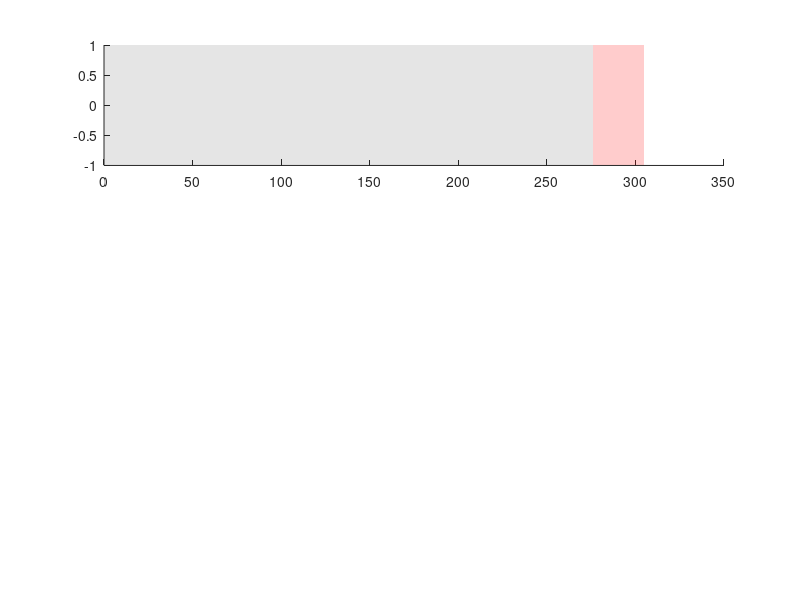

Reproduce this figure in MATLAB. (Note: this script raises an error after producing the figure.)
close all
clc

% Parameters
A = 0.99; B = 0.013; Af = 0.92; Bf = 0.03; As = 0.996; Bs = 0.004;

% Trial configuration
null = 25;
learn = 250;

Null = zeros(1, null);
Learn = ones(1, learn);
unlearn = -ones(1, 50);

F1 = [Null Learn unlearn Learn];

% Single state model
x_s = zeros(size(F1));
for n = 1:length(F1)-1
    x_s(n+1) = A * x_s(n) + B * (F1(n) - x_s(n));
end

% Gain specific model
x1_g = zeros(size(F1));
x2_g = zeros(size(F1));
x_g = zeros(size(F1));
for n = 1:length(F1)-1
    x1_g(n+1) = min(0, A * x1_g(n) + B * (F1(n) - x_g(n)));
    x2_g(n+1) = max(0, A * x2_g(n) + B * (F1(n) - x_g(n)));
    x_g(n+1) = x1_g(n+1) + x2_g(n+1);
end

% Multi-rate model
x1_m = zeros(size(F1));
x2_m = zeros(size(F1));
x_m = zeros(size(F1));
for n = 1:length(F1)-1
    x1_m(n+1) = Af * x1_m(n) + Bf * (F1(n) - x_m(n));
    x2_m(n+1) = As * x2_m(n) + Bs * (F1(n) - x_m(n));
    x_m(n+1) = x1_m(n+1) + x2_m(n+1);
end

% Plot the state over time for each model
figure;
subplot(3,1,1)
N = 276;
patch([0 N N 0], [-1 -1 1 1], [0 0 0], 'FaceAlpha', 0.1, 'edgecolor',...
    'none', 'handlevisibility', 'off')
hold on;
patch([N N+29 N+29 N], [-1 -1 1 1], [1 0 0], 'FaceAlpha', 0.2, 'edgecolor', 'none'...
    , 'handlevisibility', 'off')
patch([N+nd_s 2*N 2*N N+nd_s], [-1 -1 1 1], [0 0 0], 'FaceAlpha', 0.1, 'edgecolor', 'none'...
    , 'handlevisibility', 'off')
plot(F1, 'b', 'linewidth', 1);
hold on;
plot(x_s, 'r', 'linewidth', 1);
xlabel('Time');
ylabel('State');
title('Single State Model');
legend('Input', 'State');

subplot(3,1,2)
plot(F1, 'b', 'linewidth', 1);
hold on;
plot(x_g, 'r', 'linewidth', 1);
xlabel('Time');
ylabel('State');
title('Gain Specific Model');
legend('Input', 'State');

subplot(3,1,3)
plot(F1, 'b', 'linewidth', 1);
hold on;
plot(x_m, 'r', 'linewidth', 1);
xlabel('Time');
ylabel('State');
title('Multi Rate Model');
legend('Input', 'State');
%% SIMULATION MODELS
close all
clc

% Parameters
A = 0.99; B = 0.013; Af = 0.92; Bf = 0.03; As = 0.996; Bs = 0.004;

% Trial configuration
null = 25;
learn = 250;

Null = zeros(1, null);
Learn = ones(1, learn);
% I set the Unlearn trials very small because paper did it and if we se the
% large value for it we goes to negetive value!!!
unlearn = -ones(1, 18);

F1 = [Null Learn unlearn Learn];

% Single state model
x_s = zeros(size(F1));
for n = 1:length(F1)-1
    x_s(n+1) = A * x_s(n) + B * (F1(n) - x_s(n));
end

unlearn = -ones(1, 10);

% Gain specific model
x1_g = zeros(size(F1));
x2_g = zeros(size(F1));
x_g = zeros(size(F1));
for n = 1:length(F1)-1
    x1_g(n+1) = min(0, A * x1_g(n) + B * (F1(n) - x_g(n)));
    x2_g(n+1) = max(0, A * x2_g(n) + B * (F1(n) - x_g(n)));
    x_g(n+1) = x1_g(n+1) + x2_g(n+1);
end


unlearn = -ones(1, 23);
% Multi-rate model
x1_m = zeros(size(F1));
x2_m = zeros(size(F1));
x_m = zeros(size(F1));
for n = 1:length(F1)-1
    x1_m(n+1) = Af * x1_m(n) + Bf * (F1(n) - x_m(n));
    x2_m(n+1) = As * x2_m(n) + Bs * (F1(n) - x_m(n));
    x_m(n+1) = x1_m(n+1) + x2_m(n+1);
end
unlearn = -ones(1, 29);
% Plot the state over time for each model
figure;
subplot(3,1,1)
N = 276;
patch([0 N N 0], [-1 -1 1 1], [0 0 0], 'FaceAlpha', 0.1, 'edgecolor',...
    'none', 'handlevisibility', 'off')
hold on;
patch([N N+19 N+19 N], [-1 -1 1 1], [1 0 0], 'FaceAlpha', 0.2, 'edgecolor', 'none'...
    , 'handlevisibility', 'off')
patch([N+19 2*N 2*N N+19], [-1 -1 1 1], [0 0 0], 'FaceAlpha', 0.1, 'edgecolor', 'none'...
    , 'handlevisibility', 'off')
plot(F1, 'k', 'linewidth', 2);
hold on;
plot(x_s, 'r', 'linewidth', 1);
xlabel('Time');
ylabel('State');
title('Single State Model');
legend('Input', 'Net Adaptation', 'location', 'southeast');
xlim([0,550])

unlearn = -ones(1, 10);
subplot(3,1,2)
N = 276;
patch([0 N N 0], [-1 -1 1 1], [0 0 0], 'FaceAlpha', 0.1, 'edgecolor',...
    'none', 'handlevisibility', 'off')
hold on;
patch([N N+19 N+19 N], [-1 -1 1 1], [1 0 0], 'FaceAlpha', 0.2, 'edgecolor', 'none'...
    , 'handlevisibility', 'off')
patch([N+19 2*N 2*N N+19], [-1 -1 1 1], [0 0 0], 'FaceAlpha', 0.1, 'edgecolor', 'none'...
    , 'handlevisibility', 'off')
plot(F1, 'k', 'linewidth', 2);
hold on;
plot(x1_g,'--','color', 'g', 'linewidth', 1);
plot(x2_g,'--','color', 'b', 'linewidth', 1);
plot(x_g, 'r', 'linewidth', 1);
xlabel('Time');
ylabel('State');
title('Gain Specific Model');
legend('Input', 'Up State', 'Down State', 'Net Adaptation', 'location', 'southeast');
xlim([0,550])

unlearn = -ones(1, 20);
subplot(3,1,3)
N = 276;
N = 276;
patch([0 N N 0], [-1 -1 1 1], [0 0 0], 'FaceAlpha', 0.1, 'edgecolor',...
    'none', 'handlevisibility', 'off')
hold on;
patch([N N+19 N+19 N], [-1 -1 1 1], [1 0 0], 'FaceAlpha', 0.2, 'edgecolor', 'none'...
    , 'handlevisibility', 'off')
patch([N+19 2*N 2*N N+19], [-1 -1 1 1], [0 0 0], 'FaceAlpha', 0.1, 'edgecolor', 'none'...
    , 'handlevisibility', 'off')
plot(F1, 'K', 'linewidth', 2);
hold on;
plot(x1_m,'--','color', 'g', 'linewidth', 1);
plot(x2_m,'--','color', 'b', 'linewidth', 1);
plot(x_m, 'r', 'linewidth', 1);
xlabel('Time');
ylabel('State');
title('Multi Rate Model');
legend('Input', 'Fast State', 'Slow State', 'Net Adaptation',  'location', 'southeast');
xlim([0,550])

%% DAYNAMIC PARAMETRS

%% SIMULATION MODELS - Learning and Re-Learning Plots
close all
clc

% Parameters
A_values = [0.95, 0.99, 1.03];  % New values for A
B_values = [0.01, 0.013, 0.016];  % New values for B
Af_values = [0.9, 0.92, 0.94];  % New values for Af
Bf_values = [0.02, 0.03, 0.04];  % New values for Bf
As_values = [0.992, 0.996, 1.0];  % New values for As
Bs_values = [0.002, 0.004, 0.006];  % New values for Bs

% Randomly choose 12 parameter combinations
rng(123);  % Set random seed for reproducibility
indices = randperm(numel(A_values)*numel(B_values)*numel(Af_values)*numel(Bf_values)*numel(As_values)*numel(Bs_values), 12);

figure_counter = 1;

for idx = indices
    [i, j, k, l, m, n] = ind2sub([numel(A_values), numel(B_values), numel(Af_values), numel(Bf_values), numel(As_values), numel(Bs_values)], idx);
    
    A = A_values(i);
    B = B_values(j);
    Af = Af_values(k);
    Bf = Bf_values(l);
    As = As_values(m);
    Bs = Bs_values(n);

    % Trial configuration
    null = 25;
    learn = 250;

    Null = zeros(1, null);
    Learn = ones(1, learn);
    unlearn = -ones(1, 18);

    F1 = [Null Learn unlearn Learn];

    % Single state model - Learning and Re-Learning
    x_s = zeros(size(F1));
    for p = 1:length(F1)-1
        x_s(p+1) = A * x_s(p) + B * (F1(p) - x_s(p));
    end

    % Gain specific model - Learning and Re-Learning
    x1_g = zeros(size(F1));
    x2_g = zeros(size(F1));
    x_g = zeros(size(F1));
    for p = 1:length(F1)-1
        x1_g(p+1) = min(0, A * x1_g(p) + B * (F1(p) - x_g(p)));
        x2_g(p+1) = max(0, A * x2_g(p) + B * (F1(p) - x_g(p)));
        x_g(p+1) = x1_g(p+1) + x2_g(p+1);
    end

    % Multi-rate model - Learning and Re-Learning
    x1_m = zeros(size(F1));
    x2_m = zeros(size(F1));
    x_m = zeros(size(F1));
    for p = 1:length(F1)-1
        x1_m(p+1) = Af * x1_m(p) + Bf * (F1(p) - x_m(p));
        x2_m(p+1) = As * x2_m(p) + Bs * (F1(p) - x_m(p));
        x_m(p+1) = x1_m(p+1) + x2_m(p+1);
    end

    % Plot the Learning and Re-Learning curves for each model
    figure(figure_counter);
    subplot(3,1,1)
    plot(x_s(26:275), 'b', 'linewidth', 1);
    hold on;
    plot(x_s(300:535),'--','color', 'r', 'linewidth', 1);
    xlabel('Time');
    ylabel('State');
    title(sprintf('Single State Model (A = %.2f, B = %.3f)', A, B));
    legend('Learning', 'Re-Learning', 'location', 'southeast');

    subplot(3,1,2)
    plot(x_g(26:275), 'b', 'linewidth', 1);
    hold on;
    plot(x_g(300:535), '--','color','r', 'linewidth', 1);
    xlabel('Time');
    ylabel('State');
    title(sprintf('Gain Specific Model (A = %.2f, B = %.3f)', A, B));
    legend('Learning', 'Re-Learning', 'location', 'southeast');

    subplot(3,1,3)
    plot(x_m(26:275), 'b', 'linewidth', 1);
    hold on;
    plot(x_m(300:535), '--','color','r', 'linewidth', 1);
    xlabel('Time');
    ylabel('State');
    title(sprintf('Multi Rate Model (Af = %.2f, Bf = %.3f, As = %.3f, Bs = %.3f)', Af, Bf, As, Bs));
    legend('Learning', 'Re-Learning', 'location', 'southeast');

    figure_counter = figure_counter + 1;
end

%% SIMULATION MODELS
close all
clc

% Parameters
A_values = [0.95, 0.99, 1.03];  % New values for A
B_values = [0.01, 0.013, 0.016];  % New values for B
Af_values = [0.9, 0.92, 0.94];  % New values for Af
Bf_values = [0.02, 0.03, 0.04];  % New values for Bf
As_values = [0.992, 0.996, 1.0];  % New values for As
Bs_values = [0.002, 0.004, 0.006];  % New values for Bs

% Randomly choose 12 parameter combinations
rng(123);  % Set random seed for reproducibility
indices = randperm(numel(A_values)*numel(B_values)*numel(Af_values)*numel(Bf_values)*numel(As_values)*numel(Bs_values), 12);

figure_counter = 1;

for idx = indices
    [i, j, k, l, m, n] = ind2sub([numel(A_values), numel(B_values), numel(Af_values), numel(Bf_values), numel(As_values), numel(Bs_values)], idx);
    
    A = A_values(i);
    B = B_values(j);
    Af = Af_values(k);
    Bf = Bf_values(l);
    As = As_values(m);
    Bs = Bs_values(n);

    % Trial configuration
    null = 25;
    learn = 250;

    Null = zeros(1, null);
    Learn = ones(1, learn);
    unlearn = -ones(1, 18);

    F1 = [Null Learn unlearn Learn];

    % Single state model
    x_s = zeros(size(F1));
    for p = 1:length(F1)-1
        x_s(p+1) = A * x_s(p) + B * (F1(p) - x_s(p));
    end

    unlearn = -ones(1, 10);

    % Gain specific model
    x1_g = zeros(size(F1));
    x2_g = zeros(size(F1));
    x_g = zeros(size(F1));
    for p = 1:length(F1)-1
        x1_g(p+1) = min(0, A * x1_g(p) + B * (F1(p) - x_g(p)));
        x2_g(p+1) = max(0, A * x2_g(p) + B * (F1(p) - x_g(p)));
        x_g(p+1) = x1_g(p+1) + x2_g(p+1);
    end

    unlearn = -ones(1, 29);

    % Multi-rate model
    x1_m = zeros(size(F1));
    x2_m = zeros(size(F1));
    x_m = zeros(size(F1));
    for p = 1:length(F1)-1
        x1_m(p+1) = Af * x1_m(p) + Bf * (F1(p) - x_m(p));
        x2_m(p+1) = As * x2_m(p) + Bs * (F1(p) - x_m(p));
        x_m(p+1) = x1_m(p+1) + x2_m(p+1);
    end

    % Plot the state over time for each model
    figure(figure_counter);
    subplot(3,1,1)
    N = 276;
    patch([0 N N 0], [-1 -1 1 1], [0 0 0], 'FaceAlpha', 0.1, 'edgecolor', 'none', 'handlevisibility', 'off')
    hold on;
    patch([N N+19 N+19 N], [-1 -1 1 1], [1 0 0], 'FaceAlpha', 0.2, 'edgecolor', 'none', 'handlevisibility', 'off')
    patch([N+19 2*N 2*N N+19], [-1 -1 1 1], [0 0 0], 'FaceAlpha', 0.1, 'edgecolor', 'none', 'handlevisibility', 'off')
    plot(F1, 'k', 'linewidth', 2);
    hold on;
    plot(x_s, 'r', 'linewidth', 1);
    xlabel('Time');
    ylabel('State');
    title(sprintf('Single State Model (A = %.2f, B = %.3f)', A, B));
    legend('Input', 'Net Adaptation', 'location', 'southeast');
    xlim([0,550])

    subplot(3,1,2)
    N = 276;
    patch([0 N N 0], [-1 -1 1 1], [0 0 0], 'FaceAlpha', 0.1, 'edgecolor', 'none', 'handlevisibility', 'off')
    hold on;
    patch([N N+19 N+19 N], [-1 -1 1 1], [1 0 0], 'FaceAlpha', 0.2, 'edgecolor', 'none', 'handlevisibility', 'off')
    patch([N+19 2*N 2*N N+19], [-1 -1 1 1], [0 0 0], 'FaceAlpha', 0.1, 'edgecolor', 'none', 'handlevisibility', 'off')
    plot(F1, 'k', 'linewidth', 2);
    hold on;
    plot(x1_g,'--','color', 'g', 'linewidth', 1);
    plot(x2_g,'--','color', 'b', 'linewidth', 1);
    plot(x_g, 'r', 'linewidth', 1);
    xlabel('Time');
    ylabel('State');
    title(sprintf('Gain Specific Model (A = %.2f, B = %.3f)', A, B));
    legend('Input', 'Up State', 'Down State', 'Net Adaptation', 'location', 'southeast');
    xlim([0,550])

    subplot(3,1,3)
    N = 276;
    patch([0 N N 0], [-1 -1 1 1], [0 0 0], 'FaceAlpha', 0.1, 'edgecolor', 'none', 'handlevisibility', 'off')
    hold on;
    patch([N N+19 N+19 N], [-1 -1 1 1], [1 0 0], 'FaceAlpha', 0.2, 'edgecolor', 'none', 'handlevisibility', 'off')
    patch([N+19 2*N 2*N N+19], [-1 -1 1 1], [0 0 0], 'FaceAlpha', 0.1, 'edgecolor', 'none', 'handlevisibility', 'off')
    plot(F1, 'K', 'linewidth', 2);
    hold on;
    plot(x1_m,'--','color', 'g', 'linewidth', 1);
    plot(x2_m,'--','color', 'b', 'linewidth', 1);
    plot(x_m, 'r', 'linewidth', 1);
    xlabel('Time');
    ylabel('State');
    title(sprintf('Multi Rate Model (Af = %.2f, Bf = %.3f, As = %.3f, Bs = %.3f)', Af, Bf, As, Bs));
    legend('Input', 'Fast State', 'Slow State', 'Net Adaptation', 'location', 'southeast');
    xlim([0,550])

    figure_counter = figure_counter + 1;
end

%%
%% SIMULATION MODELS - Learning and Re-Learning Plots with Noise
close all
clc

% Parameters
A_values = [0.95, 0.99, 1.03];  % New values for A
B_values = [0.01, 0.013, 0.016];  % New values for B
Af_values = [0.9, 0.92, 0.94];  % New values for Af
Bf_values = [0.02, 0.03, 0.04];  % New values for Bf
As_values = [0.992, 0.996, 1.0];  % New values for As
Bs_values = [0.002, 0.004, 0.006];  % New values for Bs

% Randomly choose 12 parameter combinations
rng(123);  % Set random seed for reproducibility
indices = randperm(numel(A_values)*numel(B_values)*numel(Af_values)*numel(Bf_values)*numel(As_values)*numel(Bs_values), 12);

figure_counter = 1;

for idx = indices
    [i, j, k, l, m, n] = ind2sub([numel(A_values), numel(B_values), numel(Af_values), numel(Bf_values), numel(As_values), numel(Bs_values)], idx);
    
    A = A_values(i);
    B = B_values(j);
    Af = Af_values(k);
    Bf = Bf_values(l);
    As = As_values(m);
    Bs = Bs_values(n);

    % Trial configuration
    null = 25;
    learn = 250;

    Null = zeros(1, null);
    Learn = ones(1, learn);
    unlearn = -ones(1, 18);

    F1 = [Null Learn unlearn Learn];

    % Single state model with noise
    noise_s = 0.01 * rand(size(F1)); % Generate noise between 0 and 0.1
    x_s = zeros(size(F1));
    for p = 1:length(F1)-1
        x_s(p+1) = A * x_s(p) + B * (F1(p) - x_s(p)) + noise_s(p);
    end

    unlearn = -ones(1, 10);

    % Gain specific model with noise
    noise_g = 0.01 * rand(size(F1)); % Generate noise between 0 and 0.1
    x1_g = zeros(size(F1));
    x2_g = zeros(size(F1));
    x_g = zeros(size(F1));
    for p = 1:length(F1)-1
        x1_g(p+1) = min(0, A * x1_g(p) + B * (F1(p) - x_g(p))) + noise_g(p);
        x2_g(p+1) = max(0, A * x2_g(p) + B * (F1(p) - x_g(p))) + noise_g(p);
        x_g(p+1) = x1_g(p+1) + x2_g(p+1);
    end

    unlearn = -ones(1, 29);

    % Multi-rate model with noise
    noise_m = 0.01 * rand(size(F1)); % Generate noise between 0 and 0.1
    x1_m = zeros(size(F1));
    x2_m = zeros(size(F1));
    x_m = zeros(size(F1));
    for p = 1:length(F1)-1
        x1_m(p+1) = Af * x1_m(p) + Bf * (F1(p) - x_m(p)) + noise_m(p);
        x2_m(p+1) = As * x2_m(p) + Bs * (F1(p) - x_m(p)) + noise_m(p);
        x_m(p+1) = x1_m(p+1) + x2_m(p+1);
    end

    % Plot the state over time for each model
    figure(figure_counter);
    subplot(3,1,1)
    N = 276;
    patch([0 N N 0], [-1 -1 1 1], [0 0 0], 'FaceAlpha', 0.1, 'edgecolor', 'none', 'handlevisibility', 'off')
    hold on;
    patch([N N+19 N+19 N], [-1 -1 1 1], [1 0 0], 'FaceAlpha', 0.2, 'edgecolor', 'none', 'handlevisibility', 'off')
    patch([N+19 2*N 2*N N+19], [-1 -1 1 1], [0 0 0], 'FaceAlpha', 0.1, 'edgecolor', 'none', 'handlevisibility', 'off')
    plot(F1, 'k', 'linewidth', 2);
    hold on;
    plot(x_s, 'r', 'linewidth', 1);
    xlabel('Time');
    ylabel('State');
    title(sprintf('Single State Model (A = %.2f, B = %.3f) with Noise', A, B));
    legend('Input', 'Net Adaptation', 'location', 'southeast');
    xlim([0,550])

    subplot(3,1,2)
    N = 276;
    patch([0 N N 0], [-1 -1 1 1], [0 0 0], 'FaceAlpha', 0.1, 'edgecolor', 'none', 'handlevisibility', 'off')
    hold on;
    patch([N N+19 N+19 N], [-1 -1 1 1], [1 0 0], 'FaceAlpha', 0.2, 'edgecolor', 'none', 'handlevisibility', 'off')
    patch([N+19 2*N 2*N N+19], [-1 -1 1 1], [0 0 0], 'FaceAlpha', 0.1, 'edgecolor', 'none', 'handlevisibility', 'off')
    plot(F1, 'k', 'linewidth', 2);
    hold on;
    plot(x1_g,'--','color', 'g', 'linewidth', 1);
    plot(x2_g,'--','color', 'b', 'linewidth', 1);
    plot(x_g, 'r', 'linewidth', 1);
    xlabel('Time');
    ylabel('State');
    title(sprintf('Gain Specific Model (A = %.2f, B = %.3f) with Noise', A, B));
    legend('Input', 'Up State', 'Down State', 'Net Adaptation', 'location', 'southeast');
    xlim([0,550])

    subplot(3,1,3)
    N = 276;
    patch([0 N N 0], [-1 -1 1 1], [0 0 0], 'FaceAlpha', 0.1, 'edgecolor', 'none', 'handlevisibility', 'off')
    hold on;
    patch([N N+19 N+19 N], [-1 -1 1 1], [1 0 0], 'FaceAlpha', 0.2, 'edgecolor', 'none', 'handlevisibility', 'off')
    patch([N+19 2*N 2*N N+19], [-1 -1 1 1], [0 0 0], 'FaceAlpha', 0.1, 'edgecolor', 'none', 'handlevisibility', 'off')
    plot(F1, 'K', 'linewidth', 2);
    hold on;
    plot(x1_m,'--','color', 'g', 'linewidth', 1);
    plot(x2_m,'--','color', 'b', 'linewidth', 1);
    plot(x_m, 'r', 'linewidth', 1);
    xlabel('Time');
    ylabel('State');
    title(sprintf('Multi Rate Model (Af = %.2f, Bf = %.3f, As = %.3f, Bs = %.3f) with Noise', Af, Bf, As, Bs));
    legend('Input', 'Fast State', 'Slow State', 'Net Adaptation', 'location', 'southeast');
    xlim([0,550])

    figure_counter = figure_counter + 1;
end



%% SIMULATION MODELS- Sigmoidal decay:
% close all
% clc
% 
% % Original Parameters
% A_orig = 0.99; B_orig = 0.013; Af_orig = 0.92; Bf_orig = 0.03; As_orig = 0.996; Bs_orig = 0.004;
% 
% % Trial configuration
% null = 25;
% learn = 250;
% 
% Null = zeros(1, null);
% Learn = ones(1, learn);
% unlearn = -ones(1, 18);
% 
% F1 = [Null Learn unlearn Learn];
% 
% % Decay parameters
% k = 0; % decay rate for sigmoidal decay
% midpoint = 0; % trial at which decay is fastest
% 
% % Calculate sigmoidally decaying parameters
% A = A_orig ./ (1 + exp(k*((1:length(F1)) - midpoint)));
% B = B_orig ./ (1 + exp(k*((1:length(F1)) - midpoint)));
% Af = Af_orig ./ (1 + exp(k*((1:length(F1)) - midpoint)));
% Bf = Bf_orig ./ (1 + exp(k*((1:length(F1)) - midpoint)));
% As = As_orig ./ (1 + exp(k*((1:length(F1)) - midpoint)));
% Bs = Bs_orig ./ (1 + exp(k*((1:length(F1)) - midpoint)));
% 
% % Single state model
% x_s = zeros(size(F1));
% for n = 1:length(F1)-1
%     x_s(n+1) = A(n) * x_s(n) + B(n) * (F1(n) - x_s(n));
% end
% 
% unlearn = -ones(1, 10);
% 
% % Gain specific model
% x1_g = zeros(size(F1));
% x2_g = zeros(size(F1));
% x_g = zeros(size(F1));
% for n = 1:length(F1)-1
%     x1_g(n+1) = min(0, A(n) * x1_g(n) + B(n) * (F1(n) - x_g(n)));
%     x2_g(n+1) = max(0, A(n) * x2_g(n) + B(n) * (F1(n) - x_g(n)));
%     x_g(n+1) = x1_g(n+1) + x2_g(n+1);
% end
% 
% unlearn = -ones(1, 23);
% 
% % Multi-rate model
% x1_m = zeros(size(F1));
% x2_m = zeros(size(F1));
% x_m = zeros(size(F1));
% for n = 1:length(F1)-1
%     x1_m(n+1) = Af(n) * x1_m(n) + Bf(n) * (F1(n) - x_m(n));
%     x2_m(n+1) = As(n) * x2_m(n) + Bs(n) * (F1(n) - x_m(n));
%     x_m(n+1) = x1_m(n+1) + x2_m(n+1);
% end
% 
% 
% 


%% SIMULATION MODELS_ LINEAR decay:
close all
clc

% Original Parameters
A_orig = 0.99; B_orig = 0.013; Af_orig = 0.92; Bf_orig = 0.03; As_orig = 0.996; Bs_orig = 0.004;

% Trial configuration
null = 25;
learn = 250;

Null = zeros(1, null);
Learn = ones(1, learn);
unlearn = -ones(1, 18);

F1 = [Null Learn unlearn Learn];

% Decay parameters
k1 = 0.0001; % decay rate for linear decay
k2 = 0.000001; % decay rate for linear decay
k3 = 0.000001; % decay rate for linear decay


% Calculate linearly decaying parameters
A = max(0, A_orig + k1*(1:length(F1)));
B = max(0, B_orig + k2*(1:length(F1)));
Af = max(0, Af_orig + k1*(1:length(F1)));
Bf = max(0, Bf_orig + k1*(1:length(F1)));
As = max(0, As_orig + k3*(1:length(F1)));
Bs = max(0, Bs_orig + k2*(1:length(F1)));

% Single state model
x_s = zeros(size(F1));
for n = 1:length(F1)-1
    x_s(n+1) = A(n) * x_s(n) + B(n) * (F1(n) - x_s(n));
end

unlearn = -ones(1, 10);

% Gain specific model
x1_g = zeros(size(F1));
x2_g = zeros(size(F1));
x_g = zeros(size(F1));
for n = 1:length(F1)-1
    x1_g(n+1) = min(0, A(n) * x1_g(n) + B(n) * (F1(n) - x_g(n)));
    x2_g(n+1) = max(0, A(n) * x2_g(n) + B(n) * (F1(n) - x_g(n)));
    x_g(n+1) = x1_g(n+1) + x2_g(n+1);
end

unlearn = -ones(1, 23);

% Multi-rate model
x1_m = zeros(size(F1));
x2_m = zeros(size(F1));
x_m = zeros(size(F1));
for n = 1:length(F1)-1
    x1_m(n+1) = Af(n) * x1_m(n) + Bf(n) * (F1(n) - x_m(n));
    x2_m(n+1) = As(n) * x2_m(n) + Bs(n) * (F1(n) - x_m(n));
    x_m(n+1) = x1_m(n+1) + x2_m(n+1);
end




% Plot the state over time for each model
figure;
subplot(3,1,1)
N = 276;
patch([0 N N 0], [-1 -1 1 1], [0 0 0], 'FaceAlpha', 0.1, 'edgecolor',...
    'none', 'handlevisibility', 'off')
hold on;
patch([N N+19 N+19 N], [-1 -1 1 1], [1 0 0], 'FaceAlpha', 0.2, 'edgecolor', 'none'...
    , 'handlevisibility', 'off')
patch([N+19 2*N 2*N N+19], [-1 -1 1 1], [0 0 0], 'FaceAlpha', 0.1, 'edgecolor', 'none'...
    , 'handlevisibility', 'off')
plot(F1, 'k', 'linewidth', 2);
hold on;
plot(x_s, 'r', 'linewidth', 1);
xlabel('Time');
ylabel('State');
title('Single State Model');
legend('Input', 'Net Adaptation', 'location', 'southeast');
xlim([0,550])

unlearn = -ones(1, 10);
subplot(3,1,2)
N = 276;
patch([0 N N 0], [-1 -1 1 1], [0 0 0], 'FaceAlpha', 0.1, 'edgecolor',...
    'none', 'handlevisibility', 'off')
hold on;
patch([N N+19 N+19 N], [-1 -1 1 1], [1 0 0], 'FaceAlpha', 0.2, 'edgecolor', 'none'...
    , 'handlevisibility', 'off')
patch([N+19 2*N 2*N N+19], [-1 -1 1 1], [0 0 0], 'FaceAlpha', 0.1, 'edgecolor', 'none'...
    , 'handlevisibility', 'off')
plot(F1, 'k', 'linewidth', 2);
hold on;
plot(x1_g,'--','color', 'g', 'linewidth', 1);
plot(x2_g,'--','color', 'b', 'linewidth', 1);
plot(x_g, 'r', 'linewidth', 1);
xlabel('Time');
ylabel('State');
title('Gain Specific Model');
legend('Input', 'Up State', 'Down State', 'Net Adaptation', 'location', 'southeast');
xlim([0,550])

unlearn = -ones(1, 20);
subplot(3,1,3)
N = 276;
N = 276;
patch([0 N N 0], [-1 -1 1 1], [0 0 0], 'FaceAlpha', 0.1, 'edgecolor',...
    'none', 'handlevisibility', 'off')
hold on;
patch([N N+19 N+19 N], [-1 -1 1 1], [1 0 0], 'FaceAlpha', 0.2, 'edgecolor', 'none'...
    , 'handlevisibility', 'off')
patch([N+19 2*N 2*N N+19], [-1 -1 1 1], [0 0 0], 'FaceAlpha', 0.1, 'edgecolor', 'none'...
    , 'handlevisibility', 'off')
plot(F1, 'K', 'linewidth', 2);
hold on;
plot(x1_m,'--','color', 'g', 'linewidth', 1);
plot(x2_m,'--','color', 'b', 'linewidth', 1);
plot(x_m, 'r', 'linewidth', 1);
xlabel('Time');
ylabel('State');
title('Multi Rate Model');
legend('Input', 'Fast State', 'Slow State', 'Net Adaptation',  'location', 'southeast');
figure;
% single model

plot(x_s(26:275), 'b', 'linewidth', 1);
hold on;
plot(x_s(304:535),'--','color', 'r', 'linewidth',2);
xlabel('Time');
ylabel('State');

legend('Learning Phase', 'Re-learning Phase');
sgtitle('Learning and Re-learning Phases for single State Model ');
common_length = min(length(x_s(26:275)), length(x_s(304:535)));
area_between_curves = trapz( -x_s( 304:304+common_length-1) + x_s(26:26+common_length-1));
% Display the calculated area
disp(['Area between the curves: ' num2str(area_between_curves)]);

figure;

plot(x_g(26:275), 'b', 'linewidth', 1);
hold on;
plot(x_g(297:535),'--','color', 'r', 'linewidth', 2);
xlabel('Time');
ylabel('State');
title('Gain Specific Model - Learning Phase');
legend('Learning Phase', 'Re-learning Phase');
ylim([0,0.6])

xlim([0,550])
%% ERROR CLAMP
%% ERROR CLAPM
% Trial configuration
null = 25;
learn = 250;

Null = zeros(1, null);
Learn = ones(1, learn);
% I set the Unlearn trials very small because paper did it and if we se the
% large value for it we goes to negetive value!!!
unlearn = -ones(1, 28);
rest = zeros(1, 250);
F1 = [Null Learn unlearn rest ];
N = 276;
h1 = plot(F1, 'k', 'linewidth', 2);
hold on;

h2 = patch([0 25 25 0], [-1 -1 1 1], [0 0 1], 'FaceAlpha', 0.1, 'edgecolor',...
    'none', 'handlevisibility', 'off');
h3 = patch([0 N N 0], [-1 -1 1 1], [0 0 0], 'FaceAlpha', 0.1, 'edgecolor',...
    'none', 'handlevisibility', 'off');
h4 = patch([N+28 2*N 2*N N+28], [-1 -1 1 1], [0 1 0], 'FaceAlpha', 0.2, 'edgecolor', 'none'...
    , 'handlevisibility', 'off');
h5 = patch([N N+28 N+28 N], [-1 -1 1 1], [1 0 0], 'FaceAlpha', 0.2, 'edgecolor', 'none'...
    , 'handlevisibility', 'off');
h6 = patch([N+28 2*N 2*N N+28], [-1 -1 1 1], [0 1 0], 'FaceAlpha', 0.1, 'edgecolor', 'none'...
    , 'handlevisibility', 'off');
xlim([0, 550]);
legend([h1 h2 h3 h4 h5 h6], 'Input', 'Null trials', 'Adaptation Trials', 'Error Clapm Trials', 'Deadaptation Trials');
sgtitle('Error-clamp / Relearning Expriment');
%% ERROR CLAMP - SINGLE MODEL
% %%
close all
clc

% Parameters
A = 0.99; B = 0.013; Af = 0.92; Bf = 0.03; As = 0.996; Bs = 0.004;

% Trial configuration
null = 25;
learn = 250;

Null = zeros(1, null);
Learn = ones(1, learn);
% I set the Unlearn trials very small because paper did it and if we se the
% large value for it we goes to negetive value!!!
unlearn = -ones(1, 28);
rest = zeros(1, 250);
F1 = [Null Learn unlearn rest];

% Single state model
x_s = zeros(size(F1));
for n = 1:length(F1)-1
    x_s(n+1) = A * x_s(n) + B * (F1(n) - x_s(n));
end


% Plot the state over time for each model
figure;
subplot(3,1,1)
N = 276;
patch([0 N N 0], [-1 -1 1 1], [0 0 0], 'FaceAlpha', 0.1, 'edgecolor',...
    'none', 'handlevisibility', 'off')
hold on;
patch([N+28 2*N 2*N N+28], [-1 -1 1 1], [0 1 0], 'FaceAlpha', 0.2, 'edgecolor', 'none'...
    , 'handlevisibility', 'off')

patch([N N+28 N+28 N], [-1 -1 1 1], [1 0 0], 'FaceAlpha', 0.2, 'edgecolor', 'none'...
    , 'handlevisibility', 'off')


plot(F1, 'k', 'linewidth', 2);
hold on;
plot(x_s, 'r', 'linewidth', 1);
xlabel('Time');
ylabel('State');
title('Single State Model');
legend('Input', 'Net Adaptation', 'location', 'southeast');
xlim([0,550])

%% ERROR CLAMP GAIN SPECIFIC AND MULTI-RATE

close all
clc

% Parameters
A = 0.99; B = 0.013; Af = 0.92; Bf = 0.03; As = 0.996; Bs = 0.004;

% Trial configuration
null = 25;
learn = 250;

Null = zeros(1, null);
Learn = ones(1, learn);
% I set the Unlearn trials very small because paper did it and if we se the
% large value for it we goes to negetive value!!!
unlearn = -ones(1, 15);
rest = zeros(1, 350);
F1 = [Null Learn unlearn rest];


% Gain specific model
x1_g = zeros(size(F1));
x2_g = zeros(size(F1));
x_g = zeros(size(F1));
for n = 1:length(F1)-1
    x1_g(n+1) = min(0, A * x1_g(n) + B * (F1(n) - x_g(n)));
    x2_g(n+1) = max(0, A * x2_g(n) + B * (F1(n) - x_g(n)));
    x_g(n+1) = x1_g(n+1) + x2_g(n+1);
end

% Multi-rate model
x1_m = zeros(size(F1));
x2_m = zeros(size(F1));
x_m = zeros(size(F1));
for n = 1:length(F1)-1
    x1_m(n+1) = Af * x1_m(n) + Bf * (F1(n) - x_m(n));
    x2_m(n+1) = As * x2_m(n) + Bs * (F1(n) - x_m(n));
    x_m(n+1) = x1_m(n+1) + x2_m(n+1);
end
unlearn = -ones(1, 10);
subplot(3,1,2)
N = 276;
patch([0 N N 0], [-1 -1 1 1], [0 0 0], 'FaceAlpha', 0.1, 'edgecolor',...
    'none', 'handlevisibility', 'off')
hold on;
patch([N+15 2*N 2*N N+15], [-1 -1 1 1], [0 1 0], 'FaceAlpha', 0.2, 'edgecolor', 'none'...
    , 'handlevisibility', 'off')

patch([N N+15 N+15 N], [-1 -1 1 1], [1 0 0], 'FaceAlpha', 0.2, 'edgecolor', 'none'...
    , 'handlevisibility', 'off')

patch([N+15 2*N 2*N N+15], [-1 -1 1 1], [0 0 0], 'FaceAlpha', 0.1, 'edgecolor', 'none'...
    , 'handlevisibility', 'off')
plot(F1, 'k', 'linewidth', 2);
hold on;
plot(x1_g,'--','color', 'g', 'linewidth', 1);
plot(x2_g,'--','color', 'b', 'linewidth', 1);
plot(x_g, 'r', 'linewidth', 1);
xlabel('Time');
ylabel('State');
title('Gain Specific Model');
legend('Input', 'Up State', 'Down State', 'Net Adaptation', 'location', 'southeast');
xlim([0,550])

unlearn = -ones(1, 20);
subplot(3,1,3)
N = 276;
N = 276;
patch([0 N N 0], [-1 -1 1 1], [0 0 0], 'FaceAlpha', 0.1, 'edgecolor',...
    'none', 'handlevisibility', 'off')
hold on;
patch([N+15 2*N 2*N N+15], [-1 -1 1 1], [0 1 0], 'FaceAlpha', 0.2, 'edgecolor', 'none'...
    , 'handlevisibility', 'off')

patch([N N+15 N+15 N], [-1 -1 1 1], [1 0 0], 'FaceAlpha', 0.2, 'edgecolor', 'none'...
    , 'handlevisibility', 'off')

patch([N+15 2*N 2*N N+15], [-1 -1 1 1], [0 0 0], 'FaceAlpha', 0.1, 'edgecolor', 'none'...
    , 'handlevisibility', 'off')
plot(F1, 'K', 'linewidth', 2);
hold on;
plot(x1_m,'--','color', 'g', 'linewidth', 1);
plot(x2_m,'--','color', 'b', 'linewidth', 1);
plot(x_m, 'r', 'linewidth', 1);
xlabel('Time');
ylabel('State');
title('Multi Rate Model');
legend('Input', 'Fast State', 'Slow State', 'Net Adaptation',  'location', 'southeast');
xlim([0,550])




%% ERROR CLAMP / RELEARNING
% Trial configuration
null = 25;
learn = 250;

Null = zeros(1, null);
Learn = ones(1, learn);
% I set the Unlearn trials very small because paper did it and if we se the
% large value for it we goes to negetive value!!!
unlearn = -ones(1, 28);
rest = zeros(1, 100);
F1 = [Null Learn unlearn rest Learn];
N = 276;
h1 = plot(F1, 'k', 'linewidth', 2);
hold on;

h2 = patch([0 25 25 0], [-1 -1 1 1], [0 0 1], 'FaceAlpha', 0.1, 'edgecolor',...
    'none', 'handlevisibility', 'off');
h3 = patch([0 N N 0], [-1 -1 1 1], [0 0 0], 'FaceAlpha', 0.1, 'edgecolor',...
    'none', 'handlevisibility', 'off');
h4 = patch([N+28 N+128 N+128 N+28], [-1 -1 1 1], [0 1 0], 'FaceAlpha', 0.2, 'edgecolor', 'none'...
    , 'handlevisibility', 'off');
h5 = patch([N N+28 N+28 N], [-1 -1 1 1], [1 0 0], 'FaceAlpha', 0.2, 'edgecolor', 'none'...
    , 'handlevisibility', 'off');
h6 = patch([N+28 2*N 2*N N+28], [-1 -1 1 1], [0 0 0], 'FaceAlpha', 0.1, 'edgecolor', 'none'...
    , 'handlevisibility', 'off');

legend([h1 h2 h3 h4 h5 h6], 'Input', 'Null trials', 'Adaptation Trials', 'Error Clapm Trials', 'Deadaptation Trials', 'Readaptation Trials');
sgtitle('Error-clamp / Relearning Expriment');
xlim([0, 550]);

%% ERROR CLAMP / RELEARNING SINGLE MODEL
% %%
close all
clc

% Parameters
A = 0.99; B = 0.013; Af = 0.92; Bf = 0.03; As = 0.996; Bs = 0.004;

% Trial configuration
null = 25;
learn = 250;

Null = zeros(1, null);
Learn = ones(1, learn);
% I set the Unlearn trials very small because paper did it and if we se the
% large value for it we goes to negetive value!!!
unlearn = -ones(1, 28);
rest = zeros(1, 100);
F1 = [Null Learn unlearn rest Learn];

% Single state model
x_s = zeros(size(F1));
for n = 1:length(F1)-1
    x_s(n+1) = A * x_s(n) + B * (F1(n) - x_s(n));
end


% Plot the state over time for each model
figure;
subplot(3,1,1)
N = 276;
patch([0 N N 0], [-1 -1 1 1], [0 0 0], 'FaceAlpha', 0.1, 'edgecolor',...
    'none', 'handlevisibility', 'off')
hold on;
patch([N+28 N+128 N+128 N+28], [-1 -1 1 1], [0 1 0], 'FaceAlpha', 0.2, 'edgecolor', 'none'...
    , 'handlevisibility', 'off')

patch([N N+28 N+28 N], [-1 -1 1 1], [1 0 0], 'FaceAlpha', 0.2, 'edgecolor', 'none'...
    , 'handlevisibility', 'off')

patch([N+28 2*N 2*N N+28], [-1 -1 1 1], [0 0 0], 'FaceAlpha', 0.1, 'edgecolor', 'none'...
    , 'handlevisibility', 'off')
plot(F1, 'k', 'linewidth', 2);
hold on;
plot(x_s, 'r', 'linewidth', 1);
xlabel('Time');
ylabel('State');
title('Single State Model');
legend('Input', 'Net Adaptation', 'location', 'southeast');
xlim([0,550])

%% ERROR CLAMP GAIN SPECIFIC AND MULTI-RATE

close all
clc

% Parameters
A = 0.99; B = 0.013; Af = 0.92; Bf = 0.03; As = 0.996; Bs = 0.004;

% Trial configuration
null = 25;
learn = 250;

Null = zeros(1, null);
Learn = ones(1, learn);
% I set the Unlearn trials very small because paper did it and if we se the
% large value for it we goes to negetive value!!!
unlearn = -ones(1, 15);
rest = zeros(1, 100);
F1 = [Null Learn unlearn rest Learn];


% Gain specific model
x1_g = zeros(size(F1));
x2_g = zeros(size(F1));
x_g = zeros(size(F1));
for n = 1:length(F1)-1
    x1_g(n+1) = min(0, A * x1_g(n) + B * (F1(n) - x_g(n)));
    x2_g(n+1) = max(0, A * x2_g(n) + B * (F1(n) - x_g(n)));
    x_g(n+1) = x1_g(n+1) + x2_g(n+1);
end

% Multi-rate model
x1_m = zeros(size(F1));
x2_m = zeros(size(F1));
x_m = zeros(size(F1));
for n = 1:length(F1)-1
    x1_m(n+1) = Af * x1_m(n) + Bf * (F1(n) - x_m(n));
    x2_m(n+1) = As * x2_m(n) + Bs * (F1(n) - x_m(n));
    x_m(n+1) = x1_m(n+1) + x2_m(n+1);
end
unlearn = -ones(1, 10);
subplot(3,1,2)
N = 276;
patch([0 N N 0], [-1 -1 1 1], [0 0 0], 'FaceAlpha', 0.1, 'edgecolor',...
    'none', 'handlevisibility', 'off')
hold on;
patch([N+15 N+115 N+115 N+15], [-1 -1 1 1], [0 1 0], 'FaceAlpha', 0.2, 'edgecolor', 'none'...
    , 'handlevisibility', 'off')

patch([N N+15 N+15 N], [-1 -1 1 1], [1 0 0], 'FaceAlpha', 0.2, 'edgecolor', 'none'...
    , 'handlevisibility', 'off')

patch([N+15 2*N 2*N N+15], [-1 -1 1 1], [0 0 0], 'FaceAlpha', 0.1, 'edgecolor', 'none'...
    , 'handlevisibility', 'off')
plot(F1, 'k', 'linewidth', 2);
hold on;
plot(x1_g,'--','color', 'g', 'linewidth', 1);
plot(x2_g,'--','color', 'b', 'linewidth', 1);
plot(x_g, 'r', 'linewidth', 1);
xlabel('Time');
ylabel('State');
title('Gain Specific Model');
legend('Input', 'Up State', 'Down State', 'Net Adaptation', 'location', 'southeast');
xlim([0,550])

unlearn = -ones(1, 20);
subplot(3,1,3)
N = 276;
N = 276;
patch([0 N N 0], [-1 -1 1 1], [0 0 0], 'FaceAlpha', 0.1, 'edgecolor',...
    'none', 'handlevisibility', 'off')
hold on;
patch([N+15 N+115 N+115 N+15], [-1 -1 1 1], [0 1 0], 'FaceAlpha', 0.2, 'edgecolor', 'none'...
    , 'handlevisibility', 'off')

patch([N N+15 N+15 N], [-1 -1 1 1], [1 0 0], 'FaceAlpha', 0.2, 'edgecolor', 'none'...
    , 'handlevisibility', 'off')

patch([N+15 2*N 2*N N+15], [-1 -1 1 1], [0 0 0], 'FaceAlpha', 0.1, 'edgecolor', 'none'...
    , 'handlevisibility', 'off')
plot(F1, 'K', 'linewidth', 2);
hold on;
plot(x1_m,'--','color', 'g', 'linewidth', 1);
plot(x2_m,'--','color', 'b', 'linewidth', 1);
plot(x_m, 'r', 'linewidth', 1);
xlabel('Time');
ylabel('State');
title('Multi Rate Model');
legend('Input', 'Fast State', 'Slow State', 'Net Adaptation',  'location', 'southeast');
xlim([0,550])


%%
% Calculate performance on each trial of initial learning and relearning for each model
initial_learning_performance_s = abs(F1(null+1:null+learn) - x_s(null+1:null+learn));
relearning_performance_s = abs(F1(2*learn+null+length(unlearn)+1:end) - x_s(2*learn+null+length(unlearn)+1:end));

initial_learning_performance_g = abs(F1(null+1:null+learn) - x_g(null+1:null+learn));
relearning_performance_g = abs(F1(2*learn+null+length(unlearn)+1:end) - x_g(2*learn+null+length(unlearn)+1:end));

initial_learning_performance_m = abs(F1(null+1:null+learn) - x_m(null+1:null+learn));
relearning_performance_m = abs(F1(2*learn+null+length(unlearn)+1:end) - x_m(2*learn+null+length(unlearn)+1:end));

% Calculate savings as percent improvement
savings_s = (initial_learning_performance_s - relearning_performance_s) ./ initial_learning_performance_s * 100;
savings_g = (initial_learning_performance_g - relearning_performance_g) ./ initial_learning_performance_g * 100;
savings_m = (initial_learning_performance_m - relearning_performance_m) ./ initial_learning_performance_m * 100;

% Plot savings over trials
figure;
plot(savings_s, 'r', 'linewidth', 1);
hold on;
plot(savings_g, 'g', 'linewidth', 1);
plot(savings_m, 'b', 'linewidth', 1);
xlabel('Trial');
ylabel('Savings (%)');
title('Savings over Trials');
legend('Single State Model', 'Gain Specific Model', 'Multi Rate Model', 'location', 'northeast');

%% single state _ Learning and Re learning 
close all
clc

% Parameters
A = 0.99; B = 0.013; Af = 0.92; Bf = 0.03; As = 0.996; Bs = 0.004;

% Trial configuration
null = 25;
learn = 250;

Null = zeros(1, null);
Learn = ones(1, learn);
unlearn = -ones(1, 29);

F1 = [Null Learn unlearn Learn];

% Single state model
x_s = zeros(size(F1));
for n = 1:length(F1)-1
    x_s(n+1) = A * x_s(n) + B * (F1(n) - x_s(n));
end

% Plot the state over time for each model (learning and re-learning phases)
figure;

% Single state model
subplot(2, 1, 1)
plot(x_s(26:275), 'b', 'linewidth', 1);
xlabel('Time');
ylabel('State');
title('Single State Model - Learning Phase');


subplot(2, 1, 2)
plot(x_s(304:535), 'r', 'linewidth', 1);
xlabel('Time');
ylabel('State');
title('Single State Model - Re-learning Phase');

figure;
% single model

plot(x_s(26:275), 'b', 'linewidth', 1);
hold on;
plot(x_s(304:535),'--','color', 'r', 'linewidth',2);
xlabel('Time');
ylabel('State');

legend('Learning Phase', 'Re-learning Phase');
sgtitle('Learning and Re-learning Phases for single State Model ');
common_length = min(length(x_s(26:275)), length(x_s(304:535)));
area_between_curves = trapz( -x_s( 304:304+common_length-1) + x_s(26:26+common_length-1));
% Display the calculated area
disp(['Area between the curves: ' num2str(area_between_curves)]);

%% CONTOUR FOR  single model
%very sesible to changing A, B parameter!!
close all
clc

% Trial configuration
null = 25;
learn = 250;

Null = zeros(1, null);
Learn = ones(1, learn);
unlearn = -ones(1, 29);

F1 = [Null Learn unlearn Learn];

% Define the range of values for A and B
A_values = linspace(0.9, 1.0, 20);
B_values = linspace(0.01, 0.02, 20);

% Preallocate the matrix to store the areas
areas = zeros(length(A_values), length(B_values));

% Loop over different parameter values
for i = 1:length(A_values)
    for j = 1:length(B_values)
        A = A_values(i);
        B = B_values(j);
        
         % Single state model
            x_s = zeros(size(F1));
                for n = 1:length(F1)-1
                  x_s(n+1) = A * x_s(n) + B * (F1(n) - x_s(n));
                end
        
        % Calculate the area between the curves
        common_length = min(length(x_s(26:275)), length(x_s(305:554)));
        area_between_curves = trapz(x_s(305:305+common_length-1) - x_s(26:26+common_length-1));
        
        % Store the area in the matrix
        areas(i, j) = area_between_curves;
    end
end

% Plot the area between curves as an image
figure;
imagesc( A_values,B_values, areas);
colorbar;
xlabel('B');
ylabel('A');
title('Area between Curves');


%% Gain specific _ 

close all
clc

% Parameters
A = 0.99; B = 0.013; Af = 0.92; Bf = 0.03; As = 0.996; Bs = 0.004;

% Trial configuration
null = 25;
learn = 250;

Null = zeros(1, null);
Learn = ones(1, learn);
unlearn = -ones(1, 19);

F1 = [Null Learn unlearn Learn];
% Gain specific model
x1_g = zeros(size(F1));
x2_g = zeros(size(F1));
x_g = zeros(size(F1));
for n = 1:length(F1)-1
    x1_g(n+1) = min(0, A * x1_g(n) + B * (F1(n) - x_g(n)));
    x2_g(n+1) = max(0, A * x2_g(n) + B * (F1(n) - x_g(n)));
    x_g(n+1) = x1_g(n+1) + x2_g(n+1);
end





% Gain specific model
figure;

plot(x_g(26:275), 'b', 'linewidth', 1);
hold on;
plot(x_g(297:535),'--','color', 'r', 'linewidth', 2);
xlabel('Time');
ylabel('State');
title('Gain Specific Model - Learning Phase');
legend('Learning Phase', 'Re-learning Phase');
ylim([0,0.6])


% Gain specific model
figure;
subplot(2, 1, 1)
plot(x_g(26:275), 'b', 'linewidth', 1);
xlabel('Time');
ylabel('State');
ylim([0,0.6])

subplot(2, 1, 2)
plot(x_g(297:535),'--','color', 'r', 'linewidth', 2);
xlabel('Time');
ylabel('State');
sgtitle('Learning and Re-learning Phases for Gain specific model');
ylim([0,0.6])
common_length = min(length(x_g(26:275)), length(x_g(297:535)));
area_between_curves = trapz( x_g(297:297+common_length-1) - x_g(26:26+common_length-1));
% Display the calculated area
disp(['Area between the curves: ' num2str(area_between_curves)]);
%% CONTOUR FOR GAIN SPECIFIC
%very sesible to changing A, B parameter!!
close all
clc

% Trial configuration
null = 25;
learn = 250;

Null = zeros(1, null);
Learn = ones(1, learn);
unlearn = -ones(1, 19);

F1 = [Null Learn unlearn Learn];

% Define the range of values for A and B
A_values = linspace(0.9, 1.0, 20);
B_values = linspace(0.01, 0.02, 20);

% Preallocate the matrix to store the areas
areas = zeros(length(A_values), length(B_values));

% Loop over different parameter values
for i = 1:length(A_values)
    for j = 1:length(B_values)
        A = A_values(i);
        B = B_values(j);
        
        % Gain specific model
        x1_g = zeros(size(F1));
        x2_g = zeros(size(F1));
        x_g = zeros(size(F1));
        for n = 1:length(F1)-1
            x1_g(n+1) = min(0, A * x1_g(n) + B * (F1(n) - x_g(n)));
            x2_g(n+1) = max(0, A * x2_g(n) + B * (F1(n) - x_g(n)));
             x_g(n+1) = x1_g(n+1) + x2_g(n+1);
        end
       
        
        % Calculate the area between the curves
        common_length = min(length(x_g(26:275)), length(x_g(297:535)));
        area_between_curves = trapz(x_g(297:297+common_length-1) - x_g(26:26+common_length-1));
        
        % Store the area in the matrix
        areas(i, j) = area_between_curves;
    end
end

% Plot the area between curves as an image
figure;
imagesc( A_values,B_values, areas);
colorbar;
xlabel('B');
ylabel('A');
title('Area between Curves');


%%  Multi-rate model AREA

% Parameters
A = 0.99; B = 0.013; Af = 0.92; Bf = 0.03; As = 0.996; Bs = 0.004;

% Trial configuration
null = 25;
learn = 250;

Null = zeros(1, null);
Learn = ones(1, learn);
unlearn = -ones(1, 20);


% Multi-rate model
x1_m = zeros(size(F1));
x2_m = zeros(size(F1));
x_m = zeros(size(F1));
for n = 1:length(F1)-1
    x1_m(n+1) = Af * x1_m(n) + Bf * (F1(n) - x_m(n));
    x2_m(n+1) = As * x2_m(n) + Bs * (F1(n) - x_m(n));
    x_m(n+1) = x1_m(n+1) + x2_m(n+1);
end

% Multi-rate model
figure;
subplot(2, 1, 1)
plot(x_m(26:275), 'b', 'linewidth', 1);
xlabel('Time');
ylabel('State');
title('Multi Rate Model - Learning Phase');

subplot(2, 1, 2)
plot(x_m(300:535),'--','color', 'r', 'linewidth', 2);
xlabel('Time');
ylabel('State');
title('Multi Rate Model - Re-learning Phase');

% Calculate the area between the curves
common_length = min(length(x_m(26:275)), length(x_m(310:544)));
area_between_curves = trapz( x_m(310:310 +common_length-1) - x_m(26:26+common_length-1));

% Multi-rate model
figure;
plot(x_m(26:275), 'b', 'linewidth', 1);
hold on;
plot(x_m(310:544),'--','color', 'r', 'linewidth', 2);
xlabel('Time');
ylabel('State');

legend('Learning Phase', 'Re-learning Phase');
sgtitle('Learning and Re-learning Phases for Multi-rate model');

% Display the calculated area
disp(['Area between the curves: ' num2str(area_between_curves)]);

%% AREA CONTOUR PLOT Af Bf
% Parameters
A = 0.99; B = 0.013; Af_values = [0.006:0.002:1.00]; Bf_values = [0.01:0.0005:0.07];
 As = 0.996; Bs = 0.004;
% Trial configuration
null = 25;
learn = 250;

Null = zeros(1, null);
Learn = ones(1, learn);
unlearn = -ones(1, 20);

% Preallocate the matrix to store the calculated areas
areas = zeros(length(Af_values), length(Bf_values));

% Loop over different Af and Bf values
for i = 1:length(Af_values)
    for j = 1:length(Bf_values)
        Af = Af_values(i);
        Bf = Bf_values(j);
        
        % Multi-rate model
        x1_m = zeros(size(F1));
        x2_m = zeros(size(F1));
        x_m = zeros(size(F1));
        for n = 1:length(F1)-1
            x1_m(n+1) = Af * x1_m(n) + Bf * (F1(n) - x_m(n));
            x2_m(n+1) = As * x2_m(n) + Bs * (F1(n) - x_m(n));
            x_m(n+1) = x1_m(n+1) + x2_m(n+1);
        end
        
        
        % Calculate the area between the curves
        common_length = min(length(x_m(26:275)), length(x_m(310:544)));
        area_between_curves = trapz(x_m(310:310+common_length-1) - x_m(26:26+common_length-1));
        
        % Store the calculated area
        areas(i, j) = area_between_curves;
    end
end

% Plot the areas using imagesc
figure;
imagesc(Af_values,Bf_values,  areas);
xlabel('A_f');
ylabel('Bـf');
title('Area between Curves for different Af and Bf');
colorbar;

% Display the calculated areas
disp('Areas between the curves for different Af and Bf:');
disp(areas);

%%

%% AREA CONTOUR PLOT As Bs
% Parameters

A = 0.99; B = 0.013; Af = 0.92; Bf = 0.03; As_values = [0.998:0.0002:1.002]; Bs_values = [0.001:0.0005:0.009];
% Trial configuration
null = 25;
learn = 250;

Null = zeros(1, null);
Learn = ones(1, learn);
unlearn = -ones(1, 20);

% Preallocate the matrix to store the calculated areas
areas = zeros(length(As_values), length(Bs_values));

% Loop over different Af and Bf values
for i = 1:length(As_values)
    for j = 1:length(Bs_values)
        As = As_values(i);
        Bs = Bs_values(j);
        
        % Multi-rate model
        x1_m = zeros(size(F1));
        x2_m = zeros(size(F1));
        x_m = zeros(size(F1));
        for n = 1:length(F1)-1
            x1_m(n+1) = Af * x1_m(n) + Bf * (F1(n) - x_m(n));
            x2_m(n+1) = As * x2_m(n) + Bs * (F1(n) - x_m(n));
            x_m(n+1) = x1_m(n+1) + x2_m(n+1);
        end
        
        % Calculate the area between the curves
        common_length = min(length(x_m(26:275)), length(x_m(310:544)));
        area_between_curves = trapz(x_m(310:310+common_length-1) - x_m(26:26+common_length-1));
        
        % Store the calculated area
        areas(i, j) = area_between_curves;
    end
end

% Plot the areas using imagesc
figure;
imagesc(Bs_values, As_values, areas);
xlabel('B_s');
ylabel('A_s');
title('Area between Curves for different As and Bs');
colorbar;

% Display the calculated areas
disp('Areas between the curves for different As and Bs:');
disp(areas);
%% CHANGE Af, Bf, As, Bs AND PLOT CONTOUR  %OPTIONAL!!!!!!!!!!
% Parameters
A = 0.99; B = 0.013;
Af_values = [0.1, 0.94, 1.5];
Bf_values = [0.034, 0.035, 0.05];
As_values = [0.996, 0.998, 1.0];
Bs_values = [0.004, 0.005, 0.006];

% Trial configuration
null = 25;
learn = 250;

Null = zeros(1, null);
Learn = ones(1, learn);
unlearn = -ones(1, 20);

% Preallocate the matrix to store the calculated areas
areas = zeros(length(Af_values), length(Bf_values), length(As_values), length(Bs_values));

% Loop over different parameter values
for i = 1:length(Af_values)
    for j = 1:length(Bf_values)
        for k = 1:length(As_values)
            for l = 1:length(Bs_values)
                Af = Af_values(i);
                Bf = Bf_values(j);
                As = As_values(k);
                Bs = Bs_values(l);
                
        % Multi-rate model
        x1_m = zeros(size(F1));
        x2_m = zeros(size(F1));
        x_m = zeros(size(F1));
        for n = 1:length(F1)-1
            x1_m(n+1) = Af * x1_m(n) + Bf * (F1(n) - x_m(n));
            x2_m(n+1) = As * x2_m(n) + Bs * (F1(n) - x_m(n));
            x_m(n+1) = x1_m(n+1) + x2_m(n+1);
        end
                
                % Calculate the area between the curves
                common_length = min(length(x_m(26:275)), length(x_m(300:535)));
                area_between_curves = trapz(x_m(300:300+common_length-1) - x_m(26:26+common_length-1));
                
                % Store the calculated area
                areas(i, j, k, l) = area_between_curves;
            end
        end
    end
end

% Create parameter grids
[Af_grid, Bf_grid] = meshgrid(linspace(min(Af_values), max(Af_values), 20), linspace(min(Bf_values), max(Bf_values), 20));

% Interpolate the areas to match the 20x20 grid
slice_areas_interp = interp2(Af_values, Bf_values, slice_areas, Af_grid, Bf_grid, 'linear');

% Create imagesc plot
figure;
imagesc(Af_grid(:), Bf_grid(:), slice_areas_interp);
xlabel('Af');
ylabel('Bf');
title('Areas between Curves (As = 0.998, Bs = 0.005)');
colorbar;


%%


% Parameters
A = 0.99; B = 0.013;
Af_values = linspace(0.9, 1, 20);
Bf_values = linspace(0.02, 0.04, 20);
As_values = linspace(0.99, 1.01, 20);
Bs_values = linspace(0.002, 0.006, 20);

% Trial configuration
null = 25;
learn = 250;

Null = zeros(1, null);
Learn = ones(1, learn);
unlearn = -ones(1, 20);

% Preallocate the matrix to store the areas
areas = zeros(length(As_values), length(Bs_values), length(Af_values), length(Bf_values));

% Loop over different parameter values
for i = 1:length(As_values)
    for j = 1:length(Bs_values)
        for k = 1:length(Af_values)
            for l = 1:length(Bf_values)
                As = As_values(i);
                Bs = Bs_values(j);
                Af = Af_values(k);
                Bf = Bf_values(l);
                
        % Multi-rate model
        x1_m = zeros(size(F1));
        x2_m = zeros(size(F1));
        x_m = zeros(size(F1));
        for n = 1:length(F1)-1
            x1_m(n+1) = Af * x1_m(n) + Bf * (F1(n) - x_m(n));
            x2_m(n+1) = As * x2_m(n) + Bs * (F1(n) - x_m(n));
            x_m(n+1) = x1_m(n+1) + x2_m(n+1);
        end
                
                % Calculate the area between the curves
                common_length = min(length(x_m(26:275)), length(x_m(300:535)));
                area_between_curves = trapz(x_m(300:300+common_length-1) - x_m(26:26+common_length-1));
                
                % Store the area in the matrix
                areas(i, j, k, l) = area_between_curves;
            end
        end
    end
end

% Create a grid of parameter values
[Af_grid, Bs_grid, As_grid, Bf_grid] = ndgrid(Af_values, Bs_values, As_values, Bf_values);

% Reshape the parameter grids and areas matrix into vectors
Af_vec = reshape(Af_grid, [], 1);
Bs_vec = reshape(Bs_grid, [], 1);
As_vec = reshape(As_grid, [], 1);
Bf_vec = reshape(Bf_grid, [], 1);
areas_vec = reshape(areas, [], 1);

% Plot the points in 3D coordinate system
figure;
scatter3(As_vec, Bs_vec, Af_vec, 20*areas_vec, Bf_vec, 'filled');
xlabel('As');
ylabel('Bs');
zlabel('Af');
title('3D Coordinate System');
colorbar;
%%
% Parameters
A = 0.99; B = 0.013;
Af_values = linspace(0.9, 1, 20);
Bf_values = linspace(0.02, 0.04, 20);
As_values = linspace(0.99, 1.01, 20);
Bs_values = linspace(0.002, 0.006, 20);

% Trial configuration
null = 25;
learn = 250;

Null = zeros(1, null);
Learn = ones(1, learn);
unlearn = -ones(1, 20);

% Preallocate the matrix to store the areas
areas = zeros(length(As_values), length(Bs_values), length(Af_values), length(Bf_values));

% Loop over different parameter values
for i = 1:length(As_values)
    for j = 1:length(Bs_values)
        for k = 1:length(Af_values)
            for l = 1:length(Bf_values)
                As = As_values(i);
                Bs = Bs_values(j);
                Af = Af_values(k);
                Bf = Bf_values(l);
                
                % Multi-rate model
                x1_m = zeros(size(F1));
                x2_m = zeros(size(F1));
                for n = 1:length(F1)-1
                    x1_m(n+1) = Af * x1_m(n) + Bf * (F1(n) - x1_m(n));
                    x2_m(n+1) = As * x2_m(n) + Bs * (F1(n) - x2_m(n));
                end
                x_m = x1_m + x2_m;
                
                % Calculate the area between the curves
                common_length = min(length(x_m(26:275)), length(x_m(300:535)));
                area_between_curves = trapz(x_m(300:300+common_length-1) - x_m(26:26+common_length-1));
                
                % Store the area in the matrix
                areas(i, j, k, l) = area_between_curves;
            end
        end
    end
end

% Create a grid of parameter values
[Af_grid, Bs_grid, As_grid] = meshgrid(Af_values, Bs_values, As_values);

% Reshape the parameter grids and areas matrix into vectors
Af_vec = reshape(Af_grid, [], 1);
Bs_vec = reshape(Bs_grid, [], 1);
As_vec = reshape(As_grid, [], 1);
areas_vec = reshape(areas, [], 1);

% Normalize the areas for color mapping
areas_norm = (areas_vec - min(areas_vec)) / (max(areas_vec) - min(areas_vec));

% Plot the points in 3D coordinate system
figure;
scatter3(As_vec, Bs_vec, Af_vec, 20*Bf_vec, areas_norm, 'filled');
xlabel('As');
ylabel('Bs');
zlabel('Af');
title('3D Coordinate System');
colormap('jet');
colorbar;
